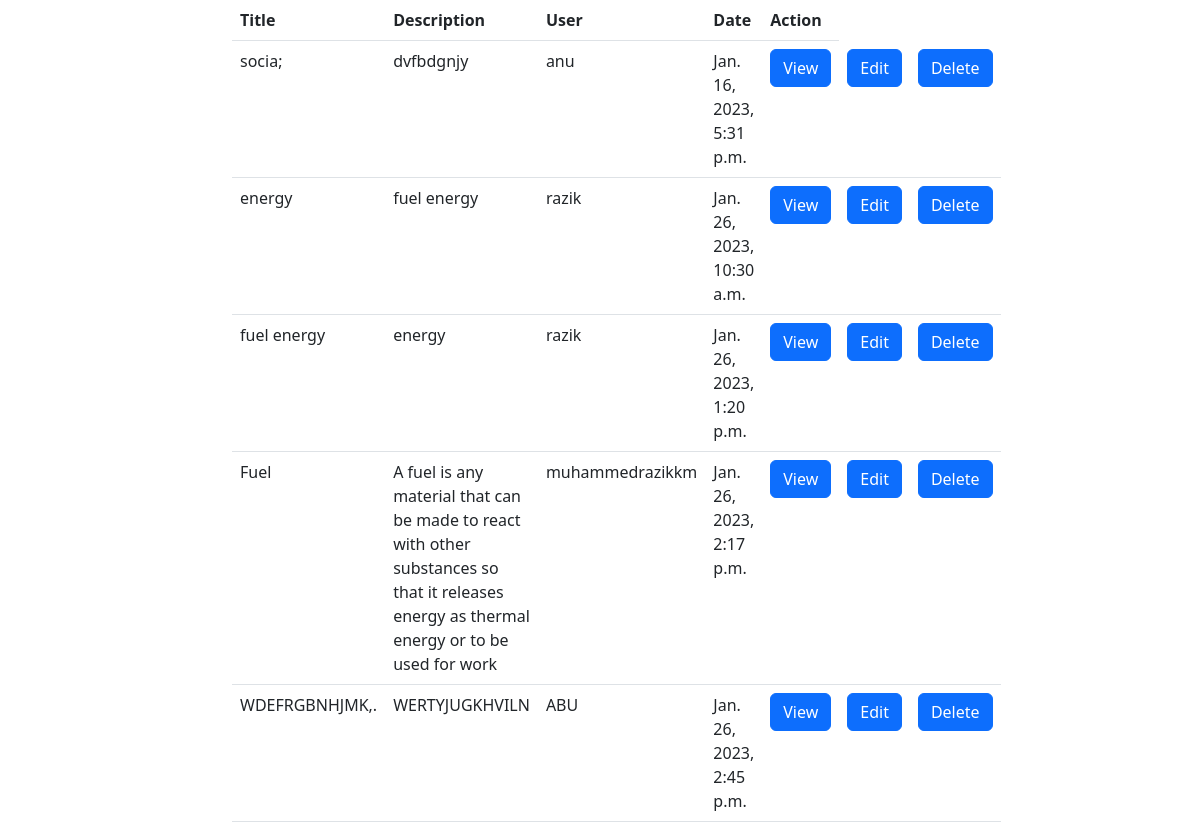
The app's page /posts/otherall with its own data.
### api/models.py (models this page shows, shortened)
class Posts(models.Model):
    title=models.CharField(max_length=200)
    description=models.CharField(max_length=200)
    user=models.ForeignKey(User,on_delete=models.CASCADE)
    date=models.DateTimeField(auto_now=True)

### socialweb/views.py (the view)
# urls.py: path("posts/otherall",views.PostListAllView.as_view(),name="post-alldetail"),
class PostListAllView(View):
    def get(self,request,*args,**kwargs):
        logged_in_user=request.user
        qs=Posts.objects.exclude(id=logged_in_user.id)
        return render(request,"post-alldetail.html",{"posts":qs})

### socialweb/templates/post-alldetail.html (shortened to what this page needs)
<!DOCTYPE html>
<html lang="en">
<head>
    <link href="https://cdn.jsdelivr.net/npm/bootstrap@5.3.0-alpha1/dist/css/bootstrap.min.css" rel="stylesheet"
>
</head>
<body>
    <div class="container">
        <div class="row">
            <div class="col-2"></div>
            <div class="col-8">
                <table class="table">
                    <tr>
                        <th>Title</th>
                        <th>Description</th>
                        <th>User</th>
                        <th>Date</th>
                        <th>Action</th>
                    </tr>
                    {%for p in posts%}
                    <tr>
                        <td>{{p.title}}</td>
                        <td>{{p.description}}</td>
                        <td>{{p.user}}</td>
                        <td>{{p.date}}</td>
                        <td><a href="{% url 'post-detail' p.id %}"class="btn btn-primary">View</a></td>
                        <td><a href="{% url 'post-edit' p.id %}"class="btn btn-primary">Edit</a></td>
                        <td><a href="{% url 'post-delete' p.id %}"class="btn btn-primary">Delete</a></td>
                    </tr>
                    {% endfor %}
                </table>
            </div>
            <div class="col-2"></div>
        </div>
    </div>
</body>
</html>

### records on screen
Posts: title "socia;", description "dvfbdgnjy", user "anu", date "Jan. 16, 2023, 5:31 p.m."
Posts: title "energy", description "fuel energy", user "razik", date "Jan. 26, 2023, 10:30 a.m."
Posts: title "fuel energy", description "energy", user "razik", date "Jan. 26, 2023, 1:20 p.m."
Posts: title "Fuel", description "A fuel is any material that can be made to react with other substances so that it releases energy as thermal energy or to be used for work", user "muhammedrazikkm", date "Jan. 26, 2023, 2:17 p.m."
Posts: title "WDEFRGBNHJMK,.", description "WERTYJUGKHVILN", user "ABU", date "Jan. 26, 2023, 2:45 p.m."
